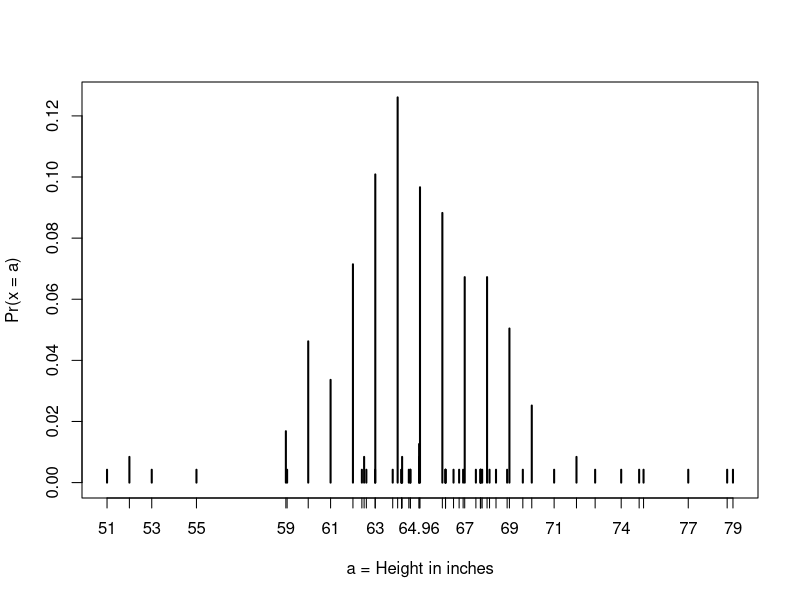
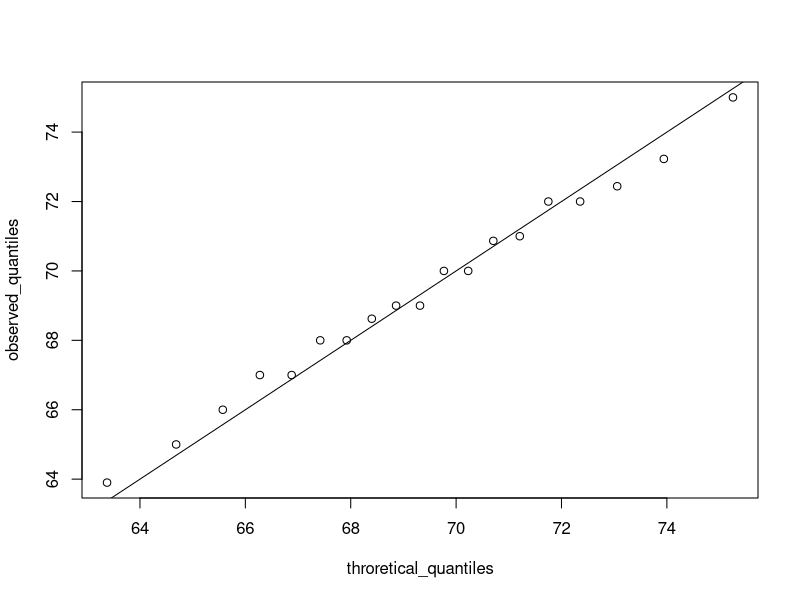

Write R code to recreate these figures, in order.
library(tidyverse)
library(dslabs)
data(heights)
prop.table(table(heights$sex))
#a <- seq(min(my_data), max(my_data), length = 100) formular for cdf
#cdffunction <- function(x){
#mean(my_data <=x)
#} to compute the probability for a single value
#cdf_values <- sapply(Aa, cdffunction)
#plot (a, cdf_values)

library(dslabs)
data(heights)
male <- heights$height[heights$sex=="Male"]
female <- heights$height[heights$sex=="Female"]
female_percentiles <- quantile(female, c(0.1, 0.3, 0.5, 0.7, 0.9))
male_percentiles <- quantile(male, c(0.1, 0.3, 0.5, 0.7, 0.9))
df <- data.frame(male = male_percentiles, female = female_percentiles)
df

female_percentiles <- quantile(female, c(0.1, 0.3, 0.5, 0.7, 0.9))
male_percentiles <- quantile(male, c(0.1, 0.3, 0.5, 0.7, 0.9))
male
mean(male)
sd(male)
#obtaining standard unit
#standard units describe the number of standard deviations an observation is from the mean
#it's denoted by Z. Z are useful for evaluating whether an observation is average or extreme.
#scale() is used to convert to z-scores

#calculating propotion of a value in a set of given observation.
#the pnorm function is used. pnorm(x, mean(x),sd(x))
x <- heights %>% filter(sex == 'Female') %>% pull(height)

#Getting the exact value between values of interest, this is also called normal approximation
"mean(variable_name>value & mean variable_name > value)"

#Apporximation
"pnorm(value, mean(variable_name),sd(variable_name)) - pnorm(value, mean(variable_name),sd(variable_name))"
pnorm(70.5, mean(x), sd(x))

table(x)
#plotting distribution of exact heights in data
plot(prop.table(table(x)), xlab = "a = Height in inches", ylab = "Pr(x = a)")
mean(x <= 68.5) - mean(x <= 67.5)

#QUANTILES
#Quantiles
#they are cutoff points that divide a dataset into intervals with set probabilities.
#the qth  quantile is the value at which q% of the observation are equal to or less than that value
#quantile(data,q)


#PERCENTILES
# they are the quantiles that divide a dataset into 100 intervals each with 1% probability. determined by:
# p <- seq(0.01, 0.9, 0.01)
#quantile(data, p)

#QUARTILES
#They divide a dataset into 4 parts each with 25% probability.
#the summary() function returns the minimum, quartiles and maximum of a vector.

library(dslabs)
data(heights)
summary(heights$height)
p <- seq(0.01, 0.99, 0.01)
percentiles <- quantile(heights$height, p)
percentiles[names(percentiles) == '10%']
percentiles[names(percentiles) == '35%']

#FINDING QUANTILES WITH QNORM()
#QNORM
#the qnorm() gives the theoretical value of a quantile with probabity *p* of 
# observing a value equal to or less than the quantile value given a normal 
# distribution with the mean and the sd (standard deviation).
# qnorm(p, mean, sd)
#by default, sd = 1 and mean = 0, and when qnorm() is called with no arguments
# we get the quantiles for the standard normal distribution
#RELATION TO PNORM
# pnorm() gives the probability that a value from a standard normal distribution
# will be less than or equal to a z-score value
# pnorm() and qnorm() are inverse functions

#QUANTILE-QUANTILE PLOT
index <- heights$sex == 'Male'
x <- heights$height[index]
z <- scale(x)
mean(x <= 69.5)
p <- seq (0.05, 0.95, 0.05)
observed_quantiles <- quantile(x,p)
throretical_quantiles <- qnorm (p, mean = mean(x), sd = sd(x))
plot(throretical_quantiles, observed_quantiles)
abline(0,1)
